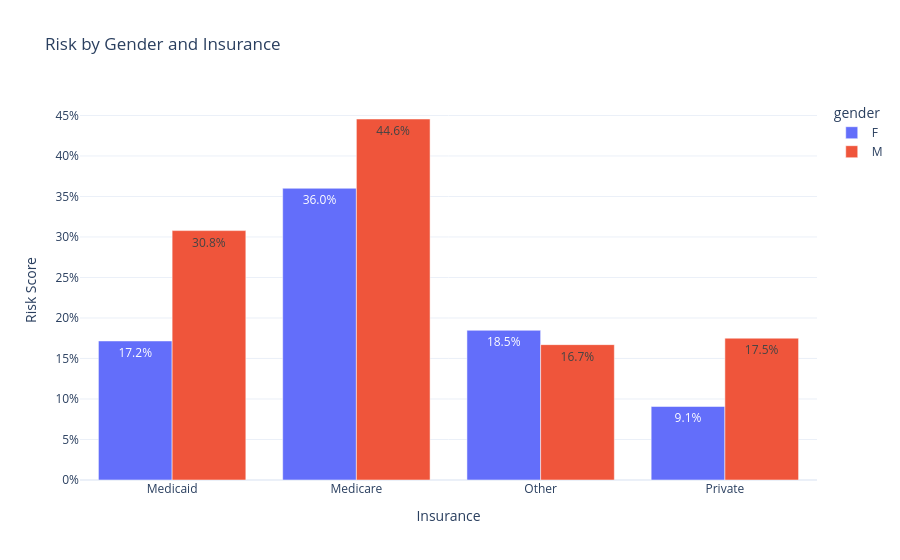

Notebook code for this chart:
### Markdown cell above
### Social - Economy

### Code cell
df_ins_mean = df_analyze.groupby(['insurance', 'gender'])['risk_score'].mean().reset_index()

fig3 = px.bar(
    df_ins_mean, 
    x='insurance', 
    y='risk_score', 
    color='gender', 
    barmode='group',
    text_auto='.1%',
    title='Risk by Gender and Insurance',
    labels={'risk_score': 'Risk Score', 'insurance': 'Insurance'},
    template="plotly_white"
)
fig3.update_layout(yaxis_tickformat='.0%')
fig3.show()

### Figure 1 — Plotly figure (JSON) as saved in the notebook; plotly's stock layout.template omitted (floating-point values rounded to 4 significant figures)
{"data": [{"alignmentgroup": "True", "hovertemplate": "gender=F<br>Insurance=%{x}<br>Risk Score=%{y}<extra></extra>", "legendgroup": "F", "marker": {"color": "#636efa", "pattern": {"shape": ""}}, "name": "F", "offsetgroup": "F", "orientation": "v", "showlegend": true, "textposition": "auto", "texttemplate": "%{y:.1%}", "type": "bar", "x": ["Medicaid", "Medicare", "Other", "Private"], "xaxis": "x", "y": [0.1716, 0.3601, 0.1848, 0.09075], "yaxis": "y"}, {"alignmentgroup": "True", "hovertemplate": "gender=M<br>Insurance=%{x}<br>Risk Score=%{y}<extra></extra>", "legendgroup": "M", "marker": {"color": "#EF553B", "pattern": {"shape": ""}}, "name": "M", "offsetgroup": "M", "orientation": "v", "showlegend": true, "textposition": "auto", "texttemplate": "%{y:.1%}", "type": "bar", "x": ["Medicaid", "Medicare", "Other", "Private"], "xaxis": "x", "y": [0.3079, 0.4456, 0.1671, 0.1751], "yaxis": "y"}], "layout": {"barmode": "group", "legend": {"title": {"text": "gender"}, "tracegroupgap": 0}, "title": {"text": "Risk by Gender and Insurance"}, "xaxis": {"anchor": "y", "domain": [0, 1], "title": {"text": "Insurance"}}, "yaxis": {"anchor": "x", "domain": [0, 1], "tickformat": ".0%", "title": {"text": "Risk Score"}}}}
